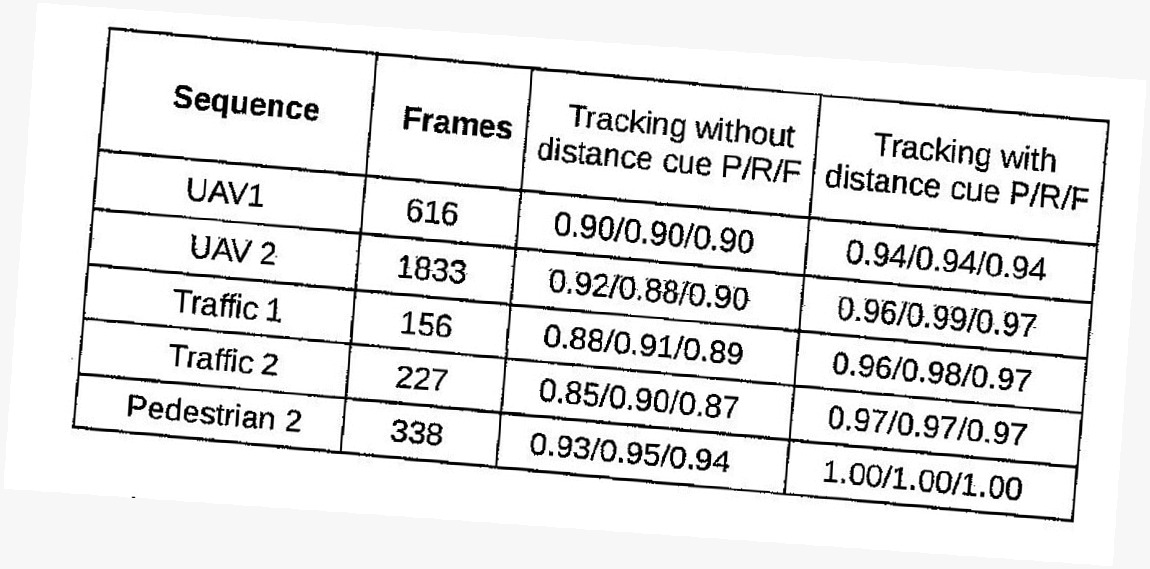
#> input picture images/rotated/rotated_example.jpeg, 1150 x 569 px
$ python -i table_structure_recognition_all.py   (imports and definitions only)
#> lines starting #> are read from the running program, lines starting #| are printed output that depends on the picture; after the words box and inside, x2 and y2 are one past the last pixel; in counts of white or black regions, pixels touching at a corner belong together
#> further down, picture is the input picture: shape (569, 1150, 3); min 0, max 255, mean 229.9
### google_colab/plot_show.py
import matplotlib.pyplot as plt

def cv2_imshow(img):
    plt.figure(figsize=(20, 10))
    plt.imshow(img)
    plt.show()

### scripts/TSR/table_structure_recognition_all.py
import cv2
import numpy as np
import pandas as pd
import matplotlib.pyplot as plt
import csv

from google_colab.plot_show import cv2_imshow

def recognize_structure(img):

    img = cv2.cvtColor(img, cv2.COLOR_BGR2GRAY)
    img_height, img_width = img.shape
#> img_height = 569; img_width = 1150


    cv2_imshow(img,)

    # thresholding the image to a binary image
    thresh, img_bin = cv2.threshold(img, 180, 255, cv2.THRESH_BINARY)
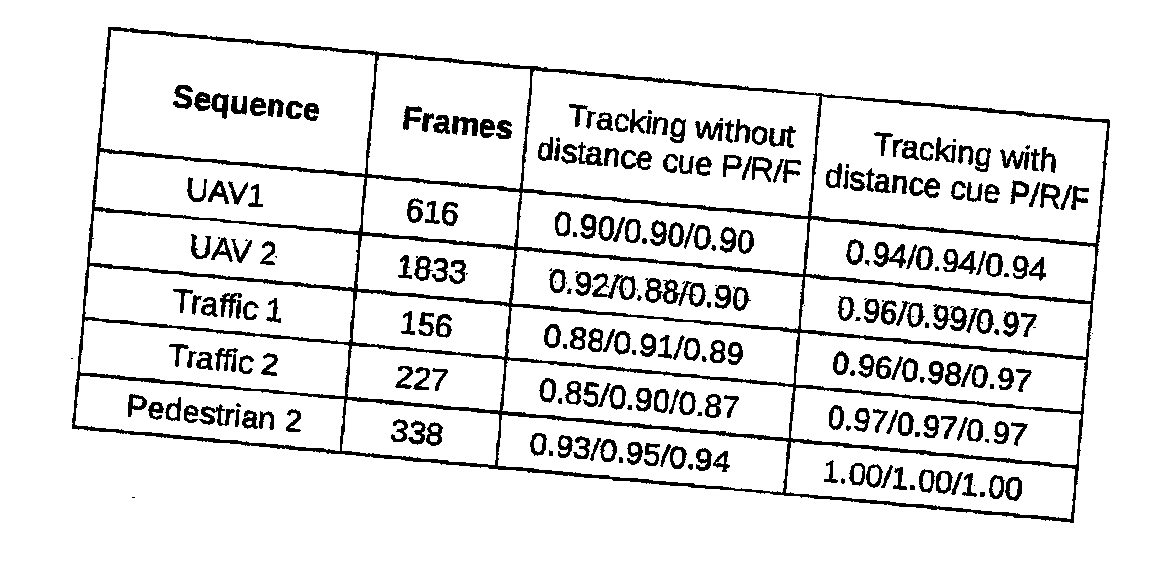
#> img_bin: shape (569, 1150); 89.3% white; 281 black regions (42 under 20 px)

    cv2_imshow(img_bin)

    contours, hierarchy = cv2.findContours(img_bin, cv2.RETR_TREE, cv2.CHAIN_APPROX_SIMPLE)
#> contours = 441 contours, 55 with area under 20; largest, box (x1, y1, x2, y2) and area: (0, 0, 1150, 569) 652632, (71, 26, 1111, 524) 407796, (811, 96, 1107, 243) 33998, (523, 70, 820, 216) 33800, (100, 30, 375, 174) 31161


    invert = False
    for c in contours:
        x, y, w, h = cv2.boundingRect(c)

        if (w < 0.9 * img_width and h < 0.9*img_height and (w > max(10,img_width / 30) and h > max(10,img_height / 30))):
            invert = True
            img_bin[y:y+h,x:x+w] = 255 - img_bin[y:y+h,x:x+w]
#> this loop made 441 passes
#> (x, y, w, h) on passes 2, 3, 5, 6, 7, 9, 10, 11, 12, 13, 14, 15: (131, 496, 5, 3), (70, 357, 4, 3), (71, 26, 1040, 498), (786, 442, 289, 77), (979, 491, 7, 7), (909, 484, 7, 7), (840, 477, 6, 8), (1004, 476, 19, 26), (1009, 480, 9, 17), (988, 474, 18, 26), (992, 478, 9, 18), (961, 472, 17, 26)
#> (c, x, y, w, h) on passes 1, 4, 8: ([[0, 0], [0, 568], [1149, 568], [1149, 0]], 0, 0, 1150, 569), ([[1091, 333], [1092, 332], [1093, 333], [1092, 334]], 1091, 332, 3, 3), ([[973, 485], [974, 484], [975, 485], [974, 486]], 973, 484, 3, 3)
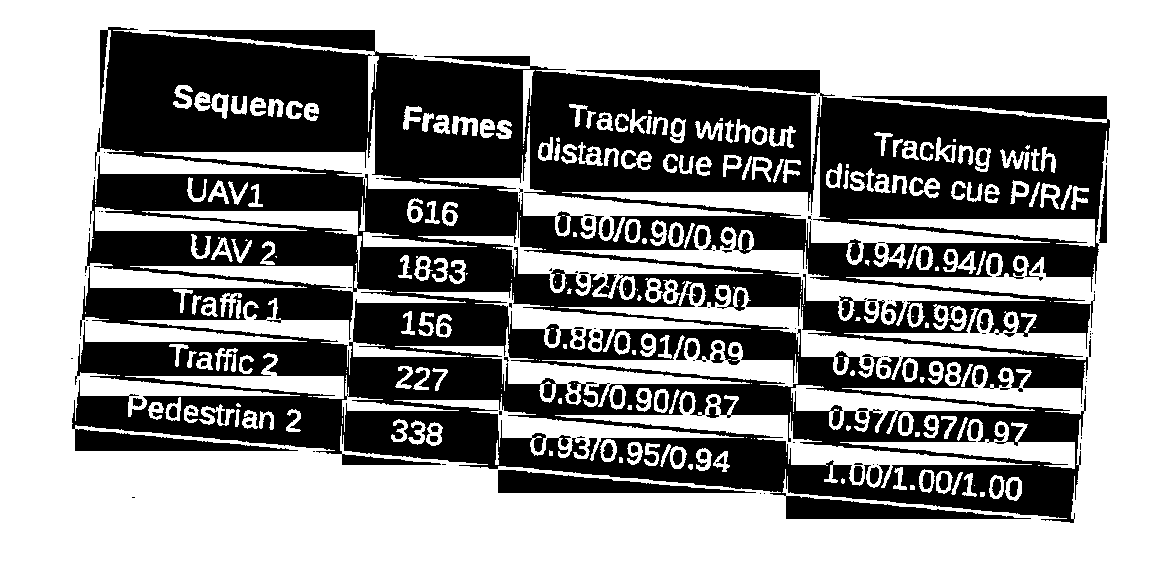
#> img_bin: shape (569, 1150); 56.6% white; 186 black regions (73 under 20 px), largest, box (x1, y1, x2, y2) and area: (72, 27, 1110, 523) 272948, (498, 470, 756, 493) 3053, (1099, 165, 1107, 243) 344

    cv2_imshow(img_bin)

    img_bin = 255 - img_bin if (invert) else img_bin

    cv2_imshow(img_bin)

    img_bin_inv = 255 - img_bin

    cv2_imshow(img_bin_inv)

    ############################################################################################################################################

    kernel_len_ver = max(10, img_height // 50)
#> kernel_len_ver = 11
    kernel_len_hor = max(10, img_width // 50)
#> kernel_len_hor = 23
    # Defining a vertical kernel to detect all vertical lines of image
    ver_kernel = cv2.getStructuringElement(cv2.MORPH_RECT, (1, kernel_len_ver)) #shape (kernel_len, 1) inverted! xD
#> ver_kernel = [1, 1, 1, 1, 1, 1, 1, 1, 1, 1, 1]
    #print("ver", ver_kernel)
    #print(ver_kernel.shape)

    # Defining a horizontal kernel to detect all horizontal lines of image
    hor_kernel = cv2.getStructuringElement(cv2.MORPH_RECT, (kernel_len_hor, 1)) #shape (1,kernel_ken) xD
    #print("hor", hor_kernel)
    #print(hor_kernel.shape)


    # A kernel of 2x2
    kernel = cv2.getStructuringElement(cv2.MORPH_RECT, (2, 2))
    #print(kernel)
    #print(kernel.shape)

    # Use vertical kernel to detect and save the vertical lines in a jpg
    image_1 = cv2.erode(img_bin_inv, ver_kernel, iterations=3)
#> image_1: shape (569, 1150); 30.4% white; 69 white regions (61 under 20 px), largest, box (x1, y1, x2, y2) and area: (0, 0, 1150, 569) 197873, (814, 142, 820, 204) 210, (811, 111, 816, 168) 164
    vertical_lines = cv2.dilate(image_1, ver_kernel, iterations=4)
#> vertical_lines: shape (569, 1150); 37.4% white; 45 white regions, largest, box (x1, y1, x2, y2) and area: (0, 0, 1150, 569) 240121, (367, 46, 375, 194) 795, (814, 122, 820, 224) 450

    # Plot the generated image
    cv2_imshow(image_1)

    cv2_imshow(vertical_lines)

    # Use horizontal kernel to detect and save the horizontal lines in a jpg
    image_2 = cv2.erode(img_bin_inv, hor_kernel, iterations=3)
#> image_2: shape (569, 1150); 35.9% white; 41 white regions (1 under 20 px), largest, box (x1, y1, x2, y2) and area: (0, 0, 1150, 569) 197845, (881, 219, 1062, 237) 1681, (595, 192, 775, 209) 1625
    horizontal_lines = cv2.dilate(image_2, hor_kernel, iterations=5)
#> horizontal_lines: shape (569, 1150); 52.2% white; 17 black regions (14 under 20 px), largest, box (x1, y1, x2, y2) and area: (93, 30, 1088, 519) 312205, (1003, 350, 1069, 356) 234, (107, 266, 167, 273) 214
    # Plot the generated image
    cv2_imshow(image_2)

    cv2_imshow(horizontal_lines)


    # Combine horizontal and vertical lines in a new third image, with both having same weight.
    img_vh = cv2.addWeighted(vertical_lines, 0.5, horizontal_lines, 0.5, 0.0)

    # Eroding and thesholding the image
    img_vh = cv2.dilate(img_vh, kernel, iterations=3)

    thresh, img_vh = (cv2.threshold(img_vh, 50, 255, cv2.THRESH_BINARY ))
#> img_vh: shape (569, 1150); 59% white; 23 black regions (9 under 20 px), largest, box (x1, y1, x2, y2) and area: (97, 243, 1073, 515) 123471, (530, 74, 811, 199) 31402, (820, 101, 1088, 226) 30043


    #print("bitor")
    bitor = cv2.bitwise_or(img_bin, img_vh)
#> bitor: shape (569, 1150); 92.7% white; 442 black regions (134 under 20 px), largest, box (x1, y1, x2, y2) and area: (798, 494, 1016, 514) 676, (97, 428, 284, 446) 617, (901, 104, 1085, 121) 614


    img_median = bitor #cv2.medianBlur(bitor, 3)


    ver_kernel = cv2.getStructuringElement(cv2.MORPH_RECT, (9, img_height*2)) #shape (kernel_len, 1) inverted! xD
    vertical_lines = cv2.erode(img_median, ver_kernel, iterations=1)
#> vertical_lines: shape (569, 1150); 13.4% white; 2 white regions, box (x1, y1, x2, y2) and area: (0, 0, 93, 569) 52917, (1089, 0, 1150, 569) 34709

    hor_kernel = cv2.getStructuringElement(cv2.MORPH_RECT, (img_width*2, 1)) #shape (kernel_len, 1) inverted! xD
    horizontal_lines = cv2.erode(img_median, hor_kernel, iterations=1)
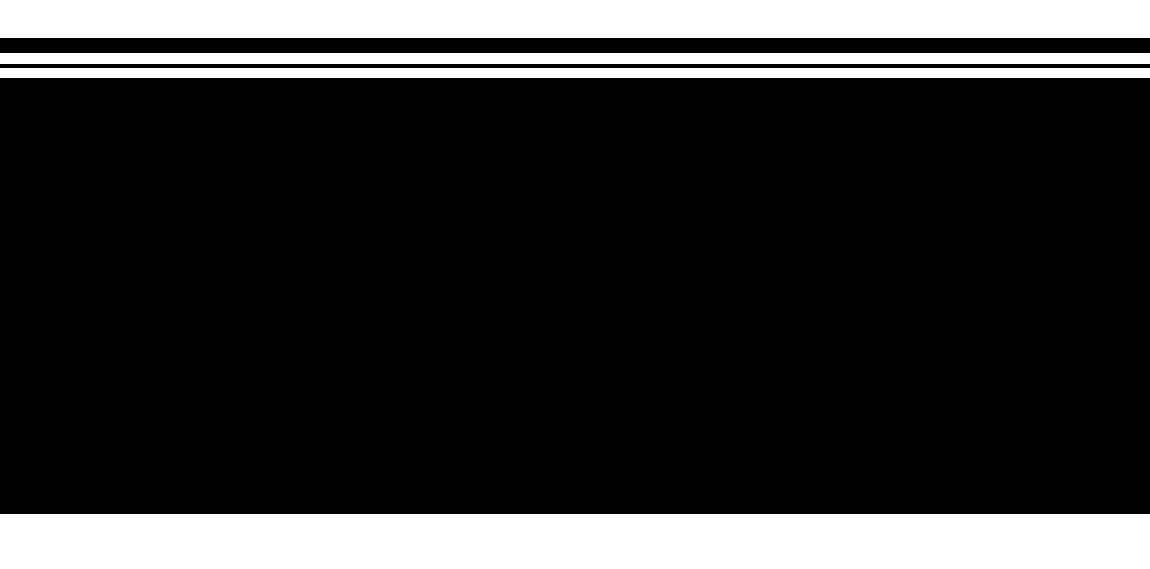
#> horizontal_lines: shape (569, 1150); 20% white; 4 white regions, box (x1, y1, x2, y2) and area: (0, 514, 1150, 569) 63250, (0, 0, 1150, 38) 43700, (0, 53, 1150, 64) 12650, (0, 68, 1150, 78) 11500

    # A kernel of 2x2
    kernel = cv2.getStructuringElement(cv2.MORPH_RECT, (2, 2))
    #print(kernel)
    #print(kernel.shape)

    # Combine horizontal and vertical lines in a new third image, with both having same weight.
    img_vh = cv2.addWeighted(vertical_lines, 0.5, horizontal_lines, 0.5, 0.0)


    # Eroding and thesholding the image
    img_vh = cv2.erode(~img_vh, kernel, iterations=2)

    thresh, img_vh = cv2.threshold(img_vh, 128, 255, cv2.THRESH_BINARY )
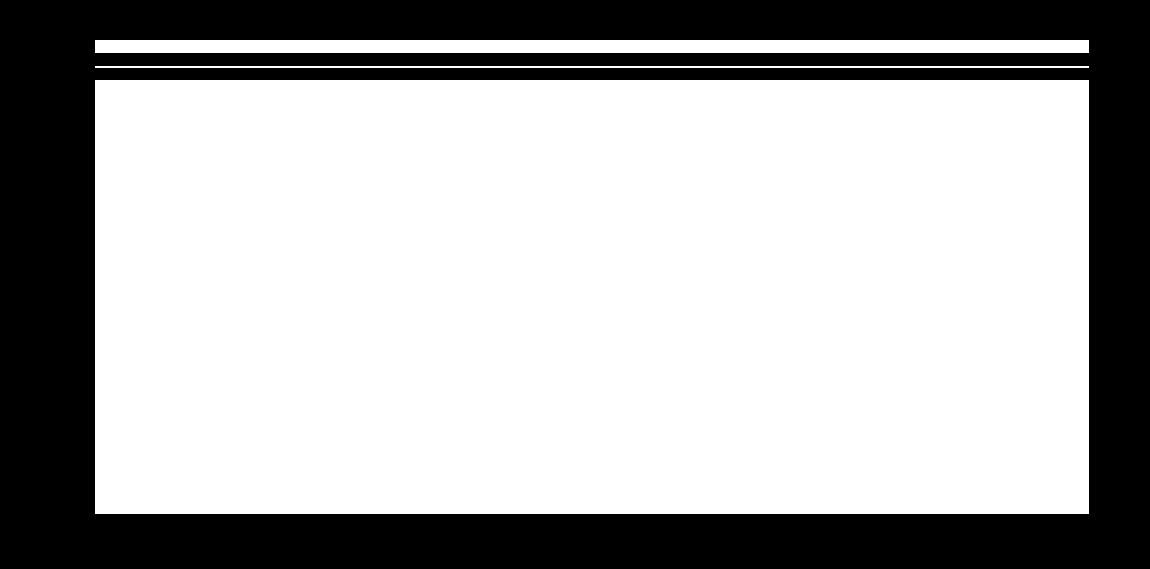
#> img_vh: shape (569, 1150); 68.2% white; 1 black region, box (x1, y1, x2, y2) and area: (0, 0, 1150, 569) 208044
    #cv2.imwrite("/Users/marius/Desktop/img_vh.jpg", img_vh)

    #print("result")
    #bitor but then 5->4 or 3
    bitxor = cv2.bitwise_xor(img_bin, img_vh)
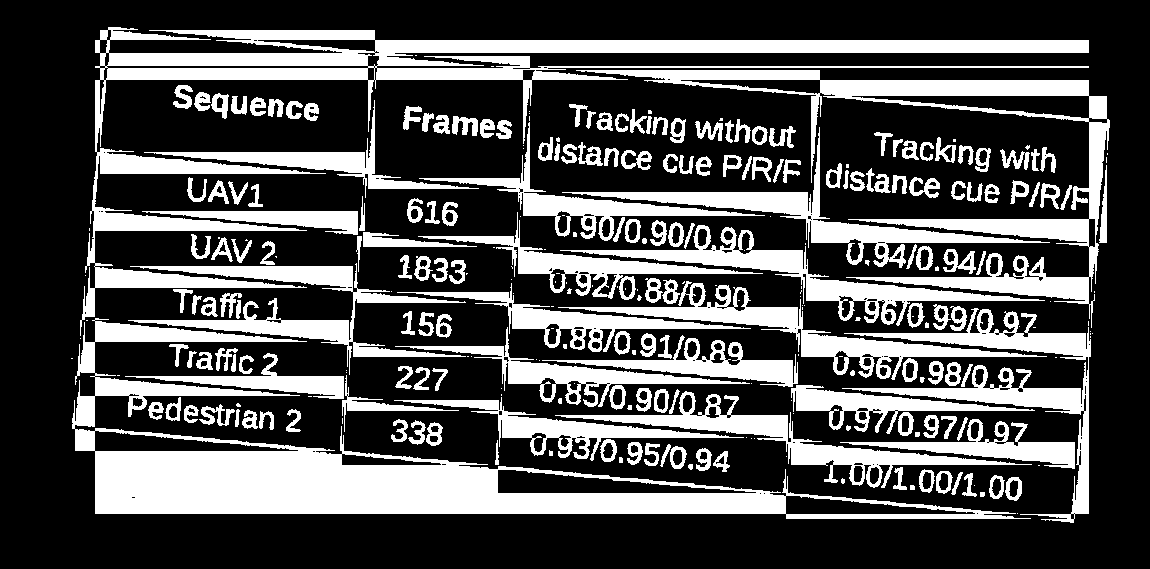
#> bitxor: shape (569, 1150); 31.1% white; 288 white regions (96 under 20 px), largest, box (x1, y1, x2, y2) and area: (72, 318, 1031, 519) 39357, (80, 27, 1089, 336) 32612, (576, 70, 1110, 328) 17118
    bitnot = cv2.bitwise_not(bitxor)
#> bitnot: shape (569, 1150); 68.9% white; 288 black regions (96 under 20 px)
    # Plotting the generated image

    # Detect contours for following box detection
    contours, hierarchy = cv2.findContours(img_vh, cv2.RETR_TREE, cv2.CHAIN_APPROX_SIMPLE)
#> contours = 3 contours; box (x1, y1, x2, y2) and area: (95, 80, 1089, 514) 429969, (95, 40, 1089, 53) 11916, (95, 66, 1089, 68) 993
    # [4 lines of commented-out code are left out]

    def sort_contours(cnts, method="left-to-right"):
        # initialize the reverse flag and sort index
#> called with method = 'top-to-bottom'
        reverse = False
        i = 0
        # handle if we need to sort in reverse
        if method == "right-to-left" or method == "bottom-to-top":
            reverse = True
        # handle if we are sorting against the y-coordinate rather than
        # the x-coordinate of the bounding box
        if method == "top-to-bottom" or method == "bottom-to-top":
            i = 1
        # construct the list of bounding boxes and sort them from top to
        # bottom
        boundingBoxes = [cv2.boundingRect(c) for c in cnts]
#> boundingBoxes = [(95, 80, 994, 434), (95, 66, 994, 2), (95, 40, 994, 13)]
        (cnts, boundingBoxes) = zip(*sorted(zip(cnts, boundingBoxes),
                                            key=lambda b: b[1][i], reverse=reverse))
#> cnts has the same summary as contours in recognize_structure; boundingBoxes = ((95, 40, 994, 13), (95, 66, 994, 2), (95, 80, 994, 434))
        # return the list of sorted contours and bounding boxes
        return (cnts, boundingBoxes)


    # Sort all the contours by top to bottom.
    contours, boundingBoxes = sort_contours(contours, method="top-to-bottom")

    # Creating a list of heights for all detected boxes
    heights = [boundingBoxes[i][3] for i in range(len(boundingBoxes))]
#> heights = [13, 2, 434]

    # Get mean of heights
    mean = np.mean(heights)
#> mean = 149.7

    # Create list box to store all boxes in
    box = []
    # Get position (x,y), width and height for every contour and show the contour on image
    #print("lencontours", len(contours))
    for c in contours:
        x, y, w, h = cv2.boundingRect(c)
        #print("x", x, "y", y, "w", w, "h", h)
        if (w < 0.9*img_width and h < 0.9*img_height):
            image = cv2.rectangle(img, (x, y), (x + w, y + h), (0, 255, 0), 2)
            box.append([x, y, w, h])
#> this loop made 3 passes
#> (c, y, h) on passes 1 to 3: ([[95, 40], [95, 52], [1088, 52], [1088, 40]], 40, 13), ([[95, 66], [95, 67], [1088, 67], [1088, 66]], 66, 2), ([[95, 80], [95, 513], [1088, 513], [1088, 80]], 80, 434)
#> pass 3, in recognize_structure, `image = cv2.rectangle(img, (x, y), (x + w, y + h), (0, 255, 0), 2)`:
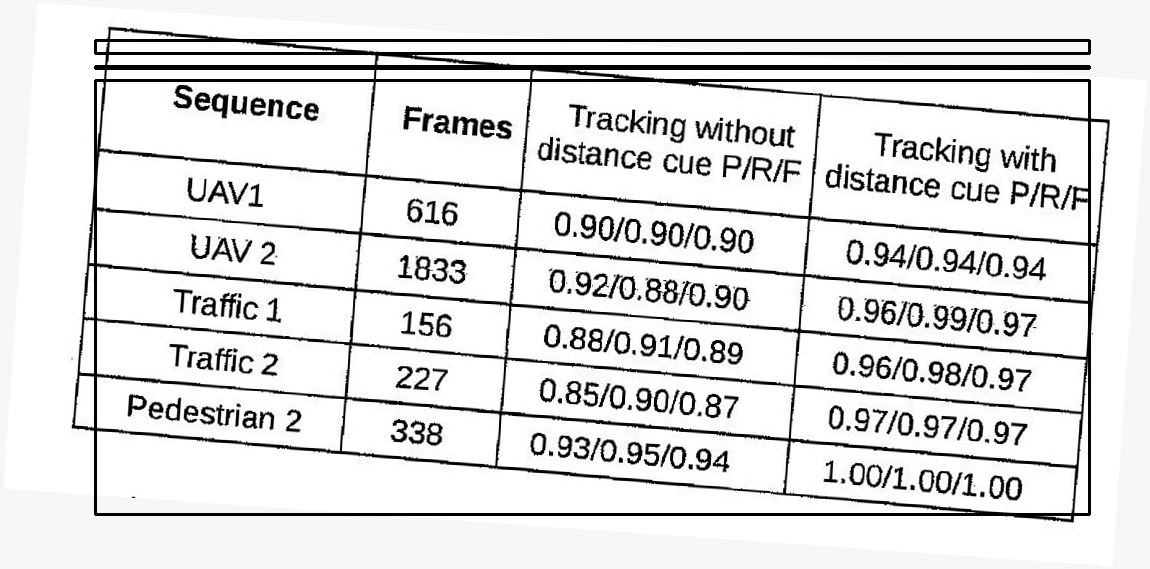
#> image: shape (569, 1150); min 0, max 255, mean 222.7
#> after the loop, box = [[95, 40, 994, 13], [95, 66, 994, 2], [95, 80, 994, 434]]

    # Creating two lists to define row and column in which cell is located
    row = []
    column = []
    j = 0

    #print("len box", len(box))
    # Sorting the boxes to their respective row and column
    for i in range(len(box)):
        if (i == 0):
            column.append(box[i])
            previous = box[i]

        else:
            if (box[i][1] <= previous[1] + mean / 2):
                column.append(box[i])
                previous = box[i]

                if (i == len(box) - 1):
                    row.append(column)

            else:
                row.append(column)
                column = []
                previous = box[i]
                column.append(box[i])
#> this loop made 3 passes
#> after the loop, row = [[[95, 40, 994, 13], [95, 66, 994, 2], [95, 80, 994, 434]]]

    # calculating maximum number of cells
    countcol = 0
    index = 0
    for i in range(len(row)):
        current = len(row[i])
        #print("len",len(row[i]))
        if current > countcol:
            countcol = current
            index = i
#> this loop made 1 pass
#> (current, countcol, index) on pass 1: (3, 3, 0)
#> after the loop, countcol = 3; index = 0

    # Retrieving the center of each column
    center = [int(row[index][j][0] + row[index][j][2] / 2) for j in range(len(row[index]))]
#> center = [592, 592, 592]
    #print("center",center)

    center = np.array(center)
    center.sort()

    # Regarding the distance to the columns center, the boxes are arranged in respective order

    finalboxes = []
    for i in range(len(row)):
        lis = []
        for k in range(countcol):
            lis.append([])
        for j in range(len(row[i])):
            diff = abs(center - (row[i][j][0] + row[i][j][2] / 4))
            minimum = min(diff)
            indexing = list(diff).index(minimum)
            lis[indexing].append(row[i][j])
        finalboxes.append(lis)
#> this loop made 1 pass
#> after the loop, finalboxes = 1 item


    return finalboxes, bitnot

>>> import cv2
>>> picture = cv2.imread('../../images/rotated/rotated_example.jpeg')
>>> result = recognize_structure(picture)
